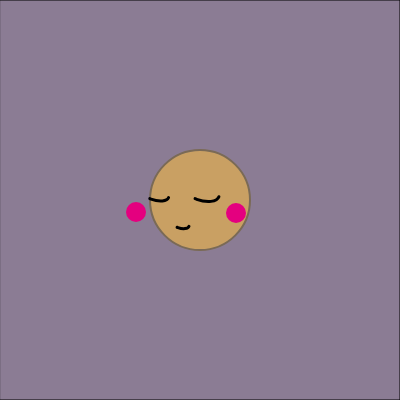
Frame 1 (no input)
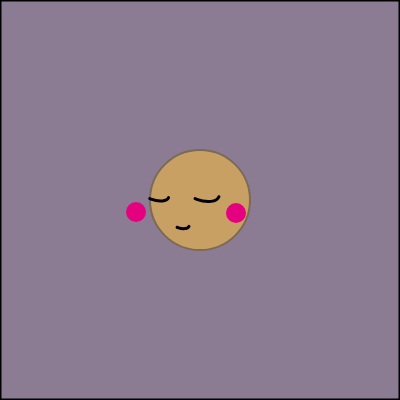
Frame 60 (no input)
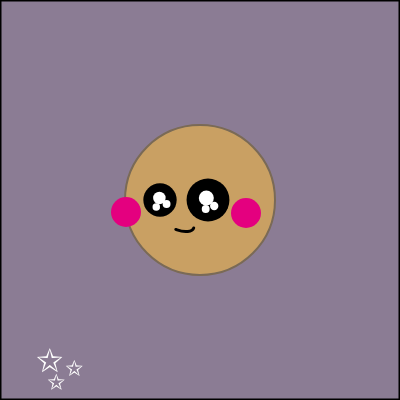
Frame 120 (the mouse pressed at the canvas centre since frame 60)

The p5.js sketch that drew these frames (run headless with seeded random() and noise() and a simulated clock; from frame 60 on, the mouse is pressed at the canvas centre):

// p5.js sketch
// ── sketch.js
function setup() {
  createCanvas(400, 400);
  angleMode(DEGREES);
  frameRate(30);
}

function draw() {
  background(220);
  fill(139,124,148);
  rect(0,0,400,400);
  let center=(width/2)
  
// face
  let faceW=mouseY;
  let faceH=mouseX;
  let faceWpara=constrain(mouseY,100,150);
  let faceHpara=constrain(mouseX,100,150);
  
  stroke(122,106,86);
  strokeWeight(2);
  fill(201, 160, 99);
  ellipse(200,200,faceWpara,faceHpara);
  
 // cheek 
  if(mouseX>=width/2,mouseY<=width/2){
  strokeWeight(0);
//   l
  fill(228,0,127);
  ellipse(center-44-(faceWpara/5),212,faceHpara/5,faceWpara/5);
//   r
  fill(228,0,127);
  ellipse(center+16+(faceWpara/5),213,faceHpara/5,faceWpara/5);
  }
  
  else{
  strokeWeight(0);
//   l
  fill(228,0,127);
  ellipse(center-44-(faceWpara/5),212,40,40);
//   r
  fill(228,0,127);
  ellipse(center+16+(faceWpara/5),213,40,40);
  }
  
  if(mouseIsPressed){
    //openeye
    strokeWeight(0);
    //l
    fill("black")
    circle(160,200,faceWpara/4.5);
    fill("white")
    circle(random(158,160),198,faceWpara/12);
    circle(random(156,158),207,faceWpara/20);
    circle(random(166,168),204,faceWpara/19);
    //r
    fill("black")
    circle(208,200,faceWpara/3.5);
    fill("white")
    circle(random(205,207),198,faceWpara/10);
    circle(random(204,206),209,faceWpara/19);
    circle(random(214,216),206,faceWpara/18);
    
    let a=random(0,400);
    let b=random(0,400);
    textSize(60);
    text("✨",a,b);
         
         
  }
  else{
    // eyeL
  push()
  rotate(20)
  translate(203,-40)
  noFill();
  stroke("black");
  strokeWeight(3);
  arc(50, 150, faceWpara/5*2, faceHpara/5, 0, 100);
  pop()
  
// eyeR
  push()
  rotate(20)
  translate(160,-22);
  noFill();
  stroke("black");
  strokeWeight(3);
  arc(50, 150, faceWpara/10*3+faceWpara/50, faceHpara/10+faceHpara/20, 0, 100);
  pop()
  }
  
//   mouth
  rotate(20)
  translate(195,-2);
  noFill();
  stroke("black");
  strokeWeight(3);
  arc(50, 150, faceWpara/5,faceHpara/10, 0, 100);
  
  
  
  
  
  
  
}
